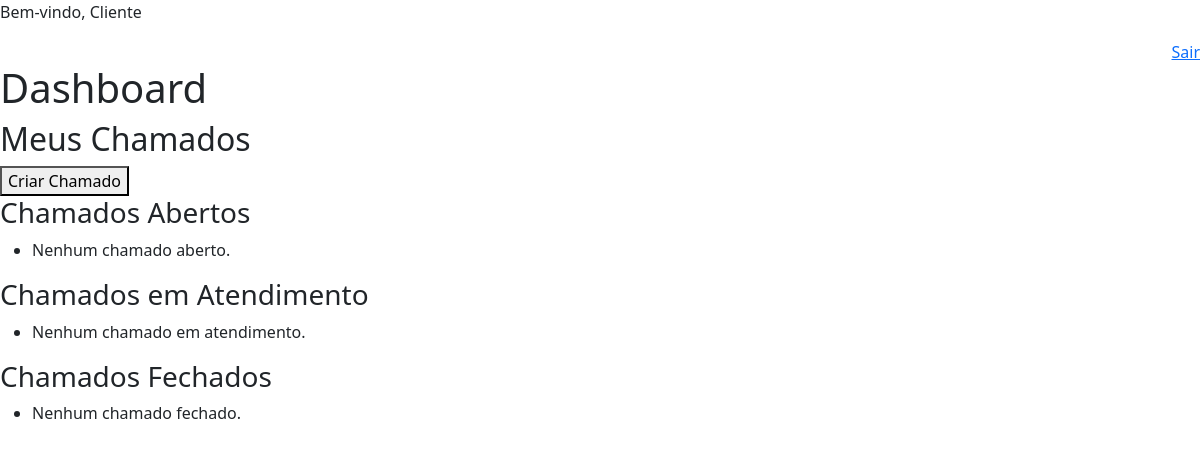
/dashboard/ (signed in), run on an earlier commit of the app's database.
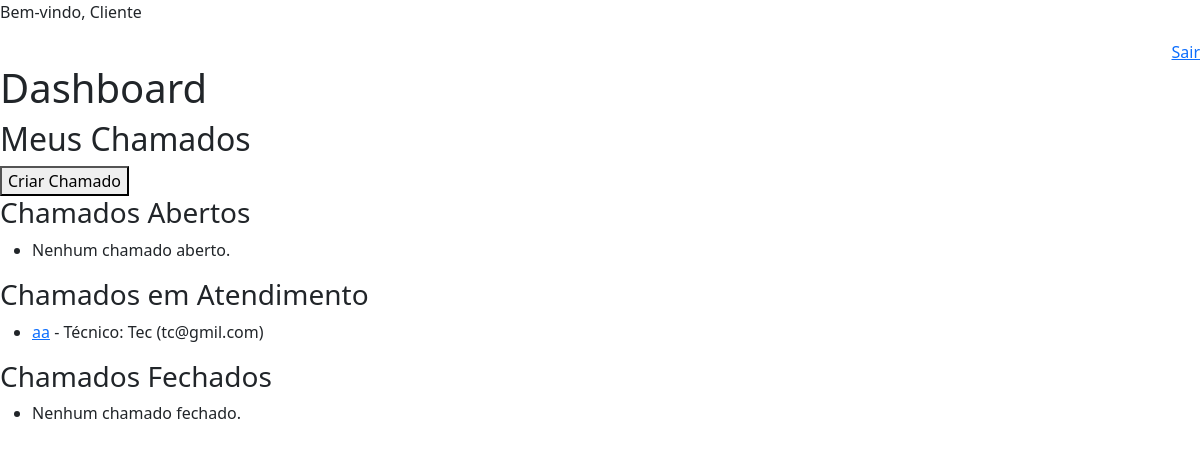
And on a later commit of the database.
### chamados/models.py (models this page shows, shortened)
class Chamado(models.Model):
    class Categoria(models.TextChoices):
        SOFTWARE = 'software', 'Software'
        REDE = 'rede', 'Rede'
        HARDWARE = 'hardware', 'Hardware'
        COMUNICACAO = 'comunicacao', 'Comunicação'
        CONFIGURACOES = 'configuracoes', 'Configurações'
        OUTROS = 'outros', 'Outros'
    class Prioridade(models.TextChoices):
        BAIXA = 'baixa', 'Baixa'
        ALTA = 'alta', 'Alta'
        URGENTE = 'urgente', 'Urgente'
    class Status(models.TextChoices):
        ABERTO = 'aberto', 'Aberto/Disponível'
        EM_ATENDIMENTO = 'em_atendimento', 'Em Atendimento'
        FECHADO = 'fechado', 'Fechado'
    id_protocolo = models.AutoField(primary_key=True)
    titulo = models.CharField(max_length=100, verbose_name='Título')
    cliente = models.ForeignKey(
        settings.AUTH_USER_MODEL,
        on_delete=models.CASCADE,
        related_name='chamados_criados',
        limit_choices_to={'tipo_usuario': 'cliente'},
        verbose_name='Cliente'
    )
    tecnico = models.ForeignKey(
        settings.AUTH_USER_MODEL,
        on_delete=models.SET_NULL,
        null=True, blank=True,
        related_name='chamados_assumidos',
        limit_choices_to={'tipo_usuario': 'tecnico'},
        verbose_name='Técnico Responsável'
    )
    descricao = models.TextField(verbose_name='Descrição')
    anexo = models.FileField(upload_to='chamados/anexos/', null=True, blank=True, verbose_name='Anexo')
    categoria = models.CharField(
        max_length=20,
        choices=Categoria.choices,
        default=Categoria.OUTROS,
        verbose_name='Categoria'
    )
    prioridade = models.CharField(
        max_length=10,
        choices=Prioridade.choices,
        default=Prioridade.BAIXA,
        verbose_name='Prioridade'
    )
    status = models.CharField(
        max_length=20,
        choices=Status.choices,
        default=Status.ABERTO,
        verbose_name='Status'
    )
    tecnico = models.ForeignKey(
    settings.AUTH_USER_MODEL,
    on_delete=models.SET_NULL,
    null=True, blank=True,
    related_name='chamados_assumidos',
    limit_choices_to={'tipo_usuario': 'tecnico'},
    verbose_name='Técnico Responsável'
    )
    data_criacao = models.DateTimeField(auto_now_add=True, verbose_name='Data de Criação')
    data_fechamento = models.DateTimeField(null=True, blank=True, verbose_name='Data de Fechamento')
    solucao = models.TextField(null=True, blank=True, verbose_name='Solução')
    anexo_cliente = models.FileField(upload_to='chamados/anexos_cliente/', null=True, blank=True, verbose_name='Anexo do Cliente')
    anexo_tecnico = models.FileField(upload_to='chamados/anexos_tecnico/', null=True, blank=True, verbose_name='Anexo do Técnico')
    anexo_solucao = models.FileField(upload_to='chamados/solucoes/', null=True, blank=True, verbose_name='Anexo da Solução')
    class Meta:
        db_table = 'chamado'
        verbose_name = "Chamado"
        verbose_name_plural = "Chamados"

### usuarios/models.py (models this page shows, shortened)
class Usuario(AbstractUser):
    matricula = models.CharField(
        unique=True, max_length=50, verbose_name='Matrícula', blank=True
    )
    tipo_usuario = models.CharField(max_length=20, choices=TIPOS_USUARIO)
    data_cadastro = models.DateField(auto_now_add=True, verbose_name='Data de Cadastro')
    USERNAME_FIELD = 'matricula'
    REQUIRED_FIELDS = ['username', 'password']
    class Meta:
        db_table = 'usuario'
        verbose_name = "Usuário"
        verbose_name_plural = "Usuários"

### usuarios/views.py (the view)
# urls.py: path('', RedirectView.as_view(url='dashboard')),
@login_required(login_url='/login/')
def dashboard(request):
    usuarios_adm = Usuario.objects.filter(tipo_usuario='adm')
    usuarios_tecnico = Usuario.objects.filter(tipo_usuario='tecnico')
    usuarios_cliente = Usuario.objects.filter(tipo_usuario='cliente')
    is_cliente = request.user.tipo_usuario == 'cliente'
    chamados_disponiveis = []
    chamados_em_atendimento = []
    if request.user.tipo_usuario == 'tecnico':
        chamados_disponiveis = Chamado.objects.filter(status='aberto')
        chamados_em_atendimento = Chamado.objects.filter(status='em_atendimento', tecnico=request.user)
    chamados_abertos = []
    chamados_fechados = []
    if request.user.tipo_usuario == 'cliente':
        chamados_abertos = Chamado.objects.filter(cliente=request.user, status='aberto')
        chamados_em_atendimento = Chamado.objects.filter(cliente=request.user, status='em_atendimento')
        chamados_fechados = Chamado.objects.filter(cliente=request.user, status='fechado')
    contexto = {
        'usuarios_adm': usuarios_adm,
        'usuarios_tecnico': usuarios_tecnico,
        'usuarios_cliente': usuarios_cliente,
        'is_cliente': is_cliente,
        'is_admin': request.user.is_superuser,
        'chamados_disponiveis': chamados_disponiveis,
        'chamados_em_atendimento': chamados_em_atendimento,
        'is_tecnico': request.user.tipo_usuario == 'tecnico',
        'chamados_abertos': chamados_abertos,
        'chamados_fechados': chamados_fechados,
        'is_cliente': request.user.tipo_usuario == 'cliente',
    }
    return render(request, 'dashboard.html', contexto)

### templates/dashboard.html (shortened to what this page needs)
<!DOCTYPE html>
<html lang="pt-br">
<head>
    <link rel="stylesheet" href="https://cdn.jsdelivr.net/npm/bootstrap@5.3.7/dist/css/bootstrap.min.css">
    {% include "header.html" %}
</head>
<body>
    <h1>Dashboard</h1>
    {% if is_cliente %}
        {% include "chamados_criados.html" %}
    {% endif %}
</body>
</html>

### templates/chamados_criados.html
<h2>Meus Chamados</h2>
<a href="{% url 'criar_chamado' %}">
    <button type="button">Criar Chamado</button>
</a>
<h3>Chamados Abertos</h3>
<ul>
    {% for chamado in chamados_abertos %}
        <li>
            <a href="{% url 'detalhe_chamado' chamado.id_protocolo %}">
                {{ chamado.titulo }}
            </a> - {{ chamado.status }}
        </li>
    {% empty %}
        <li>Nenhum chamado aberto.</li>
    {% endfor %}
</ul>
<h3>Chamados em Atendimento</h3>
<ul>
    {% for chamado in chamados_em_atendimento %}
        <li>
            <a href="{% url 'detalhe_chamado' chamado.id_protocolo %}">{{ chamado.titulo }}</a>
            - Técnico:
            {% if chamado.tecnico %}
                {{ chamado.tecnico.username }} ({{ chamado.tecnico.email }})
            {% else %}
                Aguardando técnico
            {% endif %}
        </li>
    {% empty %}
        <li>Nenhum chamado em atendimento.</li>
    {% endfor %}
</ul>
<h3>Chamados Fechados</h3>
<ul>
    {% for chamado in chamados_fechados %}
        <li>
            <a href="{% url 'detalhe_chamado' chamado.id_protocolo %}">
                {{ chamado.titulo }}
            </a> - {{ chamado.status }}
        </li>
    {% empty %}
        <li>Nenhum chamado fechado.</li>
    {% endfor %}
</ul>

What changed in the data, as far as the page shows it:
added Chamado: titulo "aa", tecnico.username "Tec", tecnico.email "tc@gmil.com"
Also different on the page:
text no longer shown: "Nenhum chamado em atendimento."
